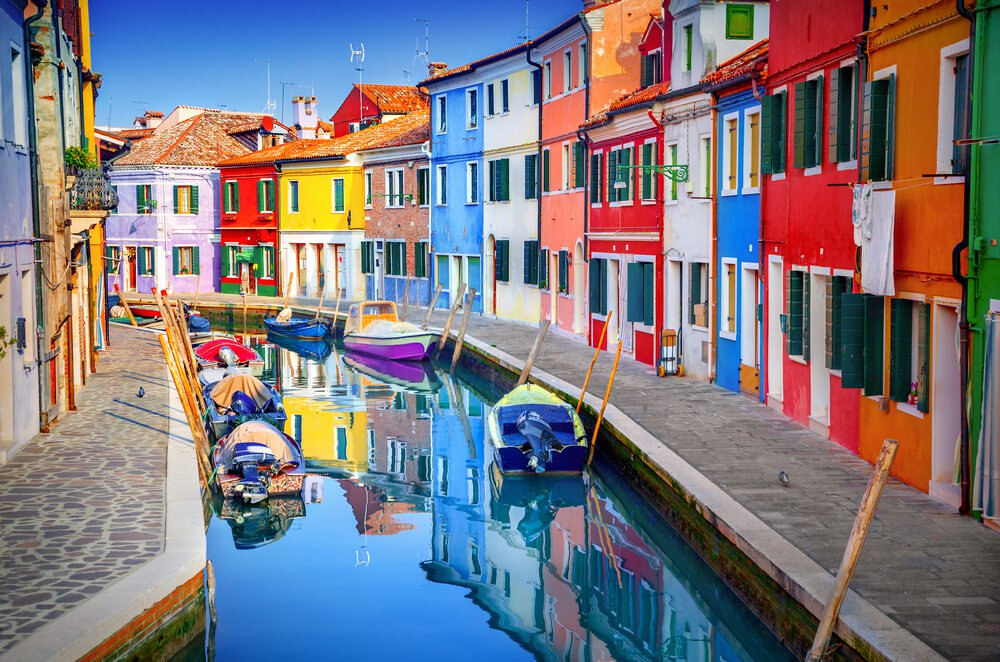
#> input picture Detections/colorpic.jpg, 1000 x 662 px, given in place of the camera
$ python colors2.py
#> lines starting #> are read from the running program, lines starting #| are printed output that depends on the picture; after the words box and inside, x2 and y2 are one past the last pixel; in counts of white or black regions, pixels touching at a corner belong together
import cv2
import numpy as np

cap = cv2.VideoCapture(0)

while (1):
    _, frame = cap.read()
#> frame is the input picture: shape (662, 1000, 3); mean B, G, R 127.2, 120.1, 124.8
    hsv = cv2.cvtColor(frame, cv2.COLOR_BGR2HSV)
#> hsv: shape (662, 1000, 3); mean H, S, V 79.1, 119.9, 163.6
    lower_blue = np.array([35, 140, 60])
    upper_blue = np.array([255, 255, 180])

    mask = cv2.inRange(hsv, lower_blue, upper_blue)
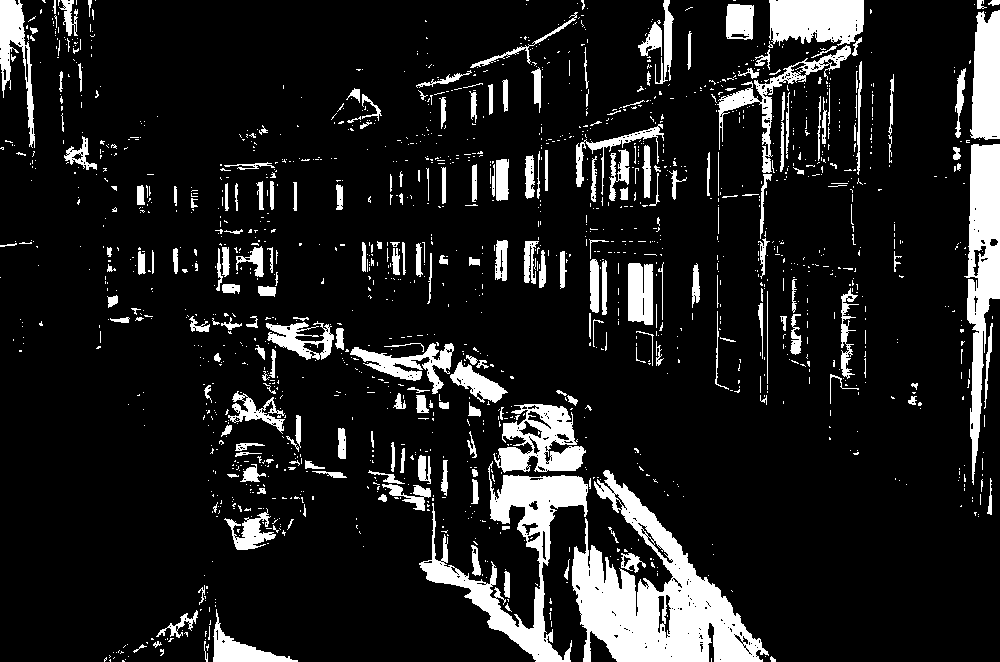
#> mask: shape (662, 1000); 12.7% white; 1602 white regions (1363 under 20 px), largest, box (x1, y1, x2, y2) and area: (572, 470, 769, 662) 15758, (419, 461, 588, 662) 8285, (964, 144, 1000, 485) 6277

    result = cv2.bitwise_and(frame, frame, mask=mask)
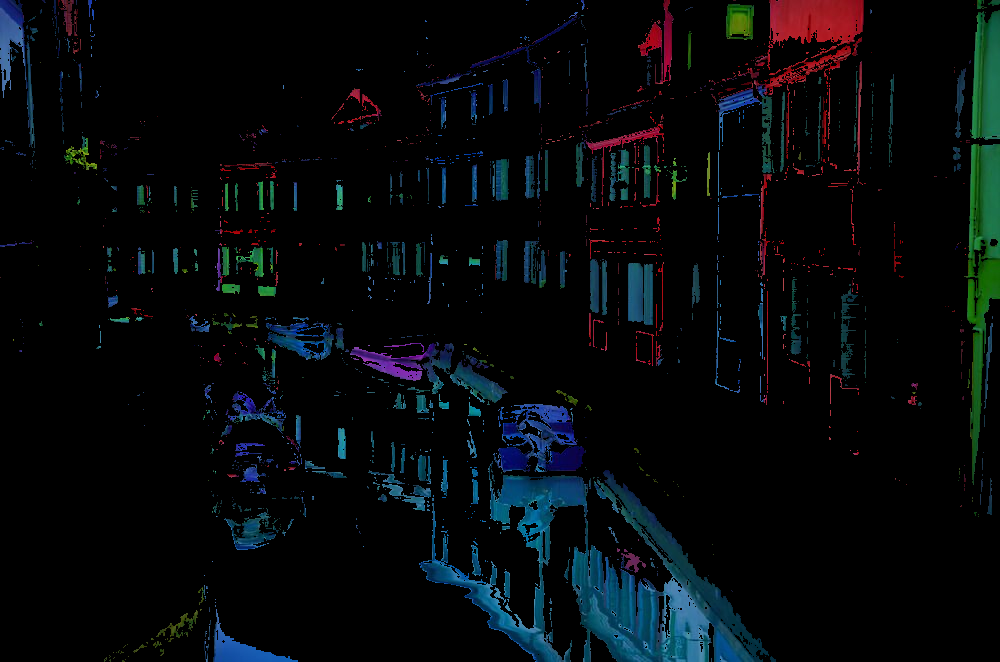
#> result: shape (662, 1000, 3); mean B, G, R 11.2, 9, 5.3

    cv2.imshow('frame', frame)
    cv2.imshow('mask', mask)
    cv2.imshow('result', result)

    cv2.waitKey(0)

cv2.destroyAllWindows()
cap.release()
